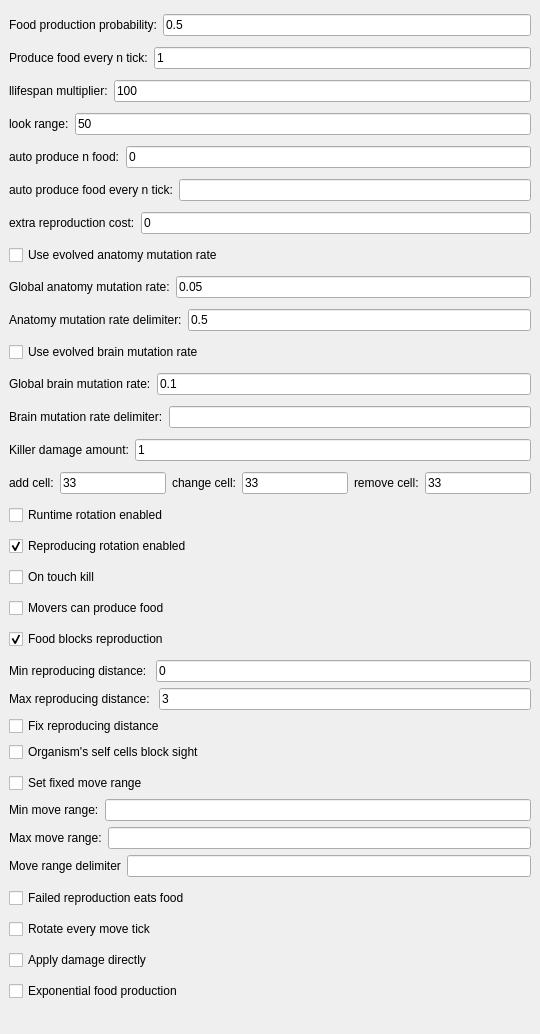
               <widget class="QWidget" name="scrollAreaWidgetContents_2">
                <property name="geometry">
                 <rect>
                  <x>0</x>
                  <y>-828</y>
                  <width>540</width>
                  <height>1034</height>
                 </rect>
                </property>
                <property name="sizePolicy">
                 <sizepolicy hsizetype="Ignored" vsizetype="Expanding">
                  <horstretch>0</horstretch>
                  <verstretch>0</verstretch>
                 </sizepolicy>
                </property>
                <layout class="QVBoxLayout" name="verticalLayout_9">
                 <property name="spacing">
                  <number>0</number>
                 </property>
                 <property name="leftMargin">
                  <number>9</number>
                 </property>
                 <property name="topMargin">
                  <number>9</number>
                 </property>
                 <property name="rightMargin">
                  <number>9</number>
                 </property>
                 <property name="bottomMargin">
                  <number>9</number>
                 </property>
                 <item>
                  <widget class="QWidget" name="widget" native="true">
                   <property name="sizePolicy">
                    <sizepolicy hsizetype="Maximum" vsizetype="Expanding">
                     <horstretch>10</horstretch>
                     <verstretch>100</verstretch>
                    </sizepolicy>
                   </property>
                   <property name="minimumSize">
                    <size>
                     <width>0</width>
                     <height>0</height>
                    </size>
                   </property>
                   <layout class="QVBoxLayout" name="verticalLayout_20" stretch="0,0,0,0,0,0,0,0,0,0,0,0,0,0,0,0,0,0,0,0,0,0,0,0,0,0">
                    <property name="spacing">
                     <number>6</number>
                    </property>
                    <property name="sizeConstraint">
                     <enum>QLayout::SetDefaultConstraint</enum>
                    </property>
                    <property name="leftMargin">
                     <number>0</number>
                    </property>
                    <property name="topMargin">
                     <number>0</number>
                    </property>
                    <property name="rightMargin">
                     <number>0</number>
                    </property>
                    <property name="bottomMargin">
                     <number>10</number>
                    </property>
                    <item>
                     <layout class="QHBoxLayout" name="horizontalLayout_8">
                      <property name="spacing">
                       <number>6</number>
                      </property>
                      <item>
                       <widget class="QLabel" name="label_4">
                        <property name="sizePolicy">
                         <sizepolicy hsizetype="Preferred" vsizetype="Minimum">
                          <horstretch>0</horstretch>
                          <verstretch>0</verstretch>
                         </sizepolicy>
                        </property>
                        <property name="minimumSize">
                         <size>
                          <width>0</width>
                          <height>0</height>
                         </size>
                        </property>
                        <property name="maximumSize">
                         <size>
                          <width>16777215</width>
                          <height>1666666</height>
                         </size>
                        </property>
                        <property name="text">
                         <string>Food production probability:</string>
                        </property>
                       </widget>
                      </item>
                      <item>
                       <widget class="QLineEdit" name="le_food_production_probability">
                        <property name="text">
                         <string>0.5</string>
                        </property>
                       </widget>
                      </item>
                     </layout>
                    </item>
                    <item>
                     <layout class="QHBoxLayout" name="horizontalLayout_24">
                      <item>
                       <widget class="QLabel" name="label_15">
                        <property name="text">
                         <string>Produce food every n tick:</string>
                        </property>
                       </widget>
                      </item>
                      <item>
                       <widget class="QLineEdit" name="le_produce_food_every_n_tick">
                        <property name="text">
                         <string>1</string>
                        </property>
                       </widget>
                      </item>
                     </layout>
                    </item>
                    <item>
                     <layout class="QHBoxLayout" name="horizontalLayout_9">
                      <item>
                       <widget class="QLabel" name="label_5">
                        <property name="text">
                         <string>llifespan multiplier:</string>
                        </property>
                       </widget>
                      </item>
                      <item>
                       <widget class="QLineEdit" name="le_lifespan_multiplier">
                        <property name="text">
                         <string>100</string>
                        </property>
                       </widget>
                      </item>
                     </layout>
                    </item>
                    <item>
                     <layout class="QVBoxLayout" name="verticalLayout_18">
                      <item>
                       <layout class="QHBoxLayout" name="horizontalLayout_13">
                        <item>
                         <widget class="QLabel" name="label_7">
                          <property name="text">
                           <string>look range:</string>
                          </property>
                         </widget>
                        </item>
                        <item>
                         <widget class="QLineEdit" name="le_look_range">
                          <property name="text">
                           <string>50</string>
                          </property>
                         </widget>
                        </item>
                       </layout>
                      </item>
                     </layout>
                    </item>
                    <item>
                     <layout class="QVBoxLayout" name="verticalLayout_14">
                      <item>
                       <layout class="QHBoxLayout" name="horizontalLayout_15">
                        <item>
                         <widget class="QLabel" name="label_9">
                          <property name="text">
                           <string>auto produce n food:</string>
                          </property>
                         </widget>
                        </item>
                        <item>
                         <widget class="QLineEdit" name="le_auto_produce_n_food">
                          <property name="text">
                           <string>0</string>
                          </property>
                         </widget>
                        </item>
                       </layout>
                      </item>
                     </layout>
                    </item>
                    <item>
                     <layout class="QHBoxLayout" name="horizontalLayout_42">
                      <item>
                       <widget class="QLabel" name="label_44">
                        <property name="text">
                         <string>auto produce food every n tick:</string>
                        </property>
                       </widget>
                      </item>
                      <item>
                       <widget class="QLineEdit" name="le_auto_produce_food_every_n_tick"/>
                      </item>
                     </layout>
                    </item>
                    <item>
                     <layout class="QHBoxLayout" name="horizontalLayout_18">
                      <item>
                       <widget class="QLabel" name="label_6">
                        <property name="text">
                         <string>extra reproduction cost:</string>
                        </property>
                       </widget>
                      </item>
                      <item>
                       <widget class="QLineEdit" name="le_extra_reproduction_cost">
                        <property name="text">
                         <string>0</string>
                        </property>
                       </widget>
                      </item>
                     </layout>
                    </item>
                    <item>
                     <widget class="QCheckBox" name="cb_use_evolved_anatomy_mutation_rate">
                      <property name="text">
                       <string>Use evolved anatomy mutation rate</string>
                      </property>
                      <property name="checked">
                       <bool>false</bool>
                      </property>
                     </widget>
                    </item>
                    <item>
                     <layout class="QVBoxLayout" name="mutation_rate_layout">
                      <item>
                       <layout class="QHBoxLayout" name="horizontalLayout_12">
                        <item>
                         <widget class="QLabel" name="lb_mutation_rate">
                          <property name="enabled">
                           <bool>true</bool>
                          </property>
                          <property name="text">
                           <string>Global anatomy mutation rate:</string>
                          </property>
                         </widget>
                        </item>
                        <item>
                         <widget class="QLineEdit" name="le_global_anatomy_mutation_rate">
                          <property name="enabled">
                           <bool>true</bool>
                          </property>
                          <property name="text">
                           <string>0.05</string>
                          </property>
                         </widget>
                        </item>
                       </layout>
                      </item>
                     </layout>
                    </item>
                    <item>
                     <layout class="QHBoxLayout" name="horizontalLayout_28">
                      <item>
                       <widget class="QLabel" name="label_23">
                        <property name="text">
                         <string>Anatomy mutation rate delimiter:</string>
                        </property>
                       </widget>
                      </item>
                      <item>
                       <widget class="QLineEdit" name="le_anatomy_mutation_rate_delimiter">
                        <property name="text">
                         <string>0.5</string>
                        </property>
                       </widget>
                      </item>
                     </layout>
                    </item>
                    <item>
                     <widget class="QCheckBox" name="cb_use_evolved_brain_mutation_rate">
                      <property name="text">
                       <string>Use evolved brain mutation rate</string>
                      </property>
                     </widget>
                    </item>
                    <item>
                     <layout class="QHBoxLayout" name="horizontalLayout_27">
                      <item>
                       <widget class="QLabel" name="label_20">
                        <property name="text">
                         <string>Global brain mutation rate:</string>
                        </property>
                       </widget>
                      </item>
                      <item>
                       <widget class="QLineEdit" name="le_global_brain_mutation_rate">
                        <property name="text">
                         <string>0.1</string>
                        </property>
                       </widget>
                      </item>
                     </layout>
                    </item>
                    <item>
                     <layout class="QHBoxLayout" name="horizontalLayout_29">
                      <item>
                       <widget class="QLabel" name="label_24">
                        <property name="text">
                         <string>Brain mutation rate delimiter:</string>
                        </property>
                       </widget>
                      </item>
                      <item>
                       <widget class="QLineEdit" name="le_brain_mutation_rate_delimiter"/>
                      </item>
                     </layout>
                    </item>
                    <item>
                     <layout class="QHBoxLayout" name="horizontalLayout_19">
                      <item>
                       <widget class="QLabel" name="label_21">
                        <property name="text">
                         <string>Killer damage amount:</string>
                        </property>
                       </widget>
                      </item>
                      <item>
                       <widget class="QLineEdit" name="le_killer_damage_amount">
                        <property name="text">
                         <string>1</string>
                        </property>
                       </widget>
                      </item>
                     </layout>
                    </item>
                    <item>
                     <layout class="QVBoxLayout" name="verticalLayout_17">
                      <item>
                       <layout class="QHBoxLayout" name="horizontalLayout_16">
                        <item>
                         <widget class="QLabel" name="label_10">
                          <property name="text">
                           <string>add cell:</string>
                          </property>
                         </widget>
                        </item>
                        <item>
                         <widget class="QLineEdit" name="le_add">
                          <property name="text">
                           <string>33</string>
                          </property>
                         </widget>
                        </item>
                        <item>
                         <widget class="QLabel" name="label_11">
                          <property name="text">
                           <string>change cell:</string>
                          </property>
                         </widget>
                        </item>
                        <item>
                         <widget class="QLineEdit" name="le_change">
                          <property name="text">
                           <string>33</string>
                          </property>
                         </widget>
                        </item>
                        <item>
                         <widget class="QLabel" name="label_12">
                          <property name="text">
                           <string>remove cell:</string>
                          </property>
                         </widget>
                        </item>
                        <item>
                         <widget class="QLineEdit" name="le_remove">
                          <property name="text">
                           <string>33</string>
                          </property>
                         </widget>
                        </item>
                       </layout>
                      </item>
                     </layout>
                    </item>
                    <item>
                     <widget class="QCheckBox" name="cb_runtime_rotation_enabled">
                      <property name="text">
                       <string>Runtime rotation enabled</string>
                      </property>
                     </widget>
                    </item>
                    <item>
                     <widget class="QCheckBox" name="cb_reproducing_rotation_enabled">
                      <property name="text">
                       <string>Reproducing rotation enabled</string>
                      </property>
                      <property name="checked">
                       <bool>true</bool>
                      </property>
                     </widget>
                    </item>
                    <item>
                     <widget class="QCheckBox" name="cb_on_touch_kill">
                      <property name="text">
                       <string>On touch kill</string>
                      </property>
                      <property name="checked">
                       <bool>false</bool>
                      </property>
                     </widget>
                    </item>
                    <item>
                     <widget class="QCheckBox" name="cb_movers_can_produce_food">
                      <property name="text">
                       <string>Movers can produce food</string>
                      </property>
                     </widget>
                    </item>
                    <item>
                     <widget class="QCheckBox" name="cb_food_blocks_reproduction">
                      <property name="enabled">
                       <bool>true</bool>
                      </property>
                      <property name="text">
                       <string>Food blocks reproduction</string>
                      </property>
                      <property name="checked">
                       <bool>true</bool>
                      </property>
                     </widget>
                    </item>
                    <item>
                     <layout class="QVBoxLayout" name="verticalLayout_26">
                      <item>
                       <layout class="QHBoxLayout" name="horizontalLayout_25">
                        <item>
                         <widget class="QLabel" name="label_17">
                          <property name="text">
                           <string>Min reproducing distance: </string>
                          </property>
                         </widget>
                        </item>
                        <item>
                         <widget class="QLineEdit" name="le_min_reproduction_distance">
                          <property name="text">
                           <string>0</string>
                          </property>
                         </widget>
                        </item>
                       </layout>
                      </item>
                      <item>
                       <layout class="QHBoxLayout" name="horizontalLayout_26">
                        <item>
                         <widget class="QLabel" name="label_16">
                          <property name="text">
                           <string>Max reproducing distance: </string>
                          </property>
                         </widget>
                        </item>
                        <item>
                         <widget class="QLineEdit" name="le_max_reproduction_distance">
                          <property name="text">
                           <string>3</string>
                          </property>
                         </widget>
                        </item>
                       </layout>
                      </item>
                      <item>
                       <widget class="QCheckBox" name="cb_fix_reproduction_distance">
                        <property name="text">
                         <string>Fix reproducing distance</string>
                        </property>
                       </widget>
                      </item>
                      <item>
                       <widget class="QCheckBox" name="cb_self_organism_blocks_block_sight">
                        <property name="text">
                         <string>Organism's self cells block sight</string>
                        </property>
                       </widget>
                      </item>
                     </layout>
                    </item>
                    <item>
                     <layout class="QVBoxLayout" name="verticalLayout_34">
                      <item>
                       <widget class="QCheckBox" name="cb_set_fixed_move_range">
                        <property name="text">
                         <string>Set fixed move range</string>
                        </property>
                       </widget>
                      </item>
                      <item>
                       <layout class="QHBoxLayout" name="horizontalLayout_39">
                        <item>
                         <widget class="QLabel" name="label_41">
                          <property name="text">
                           <string>Min move range:</string>
                          </property>
                         </widget>
                        </item>
                        <item>
                         <widget class="QLineEdit" name="le_min_move_range"/>
                        </item>
                       </layout>
                      </item>
                      <item>
                       <layout class="QHBoxLayout" name="horizontalLayout_40">
                        <item>
                         <widget class="QLabel" name="label_40">
                          <property name="text">
                           <string>Max move range:</string>
                          </property>
                         </widget>
                        </item>
                        <item>
                         <widget class="QLineEdit" name="le_max_move_range"/>
                        </item>
                       </layout>
                      </item>
                      <item>
                       <layout class="QHBoxLayout" name="horizontalLayout_38">
                        <item>
                         <widget class="QLabel" name="label_42">
                          <property name="text">
                           <string>Move range delimiter</string>
                          </property>
                         </widget>
                        </item>
                        <item>
                         <widget class="QLineEdit" name="le_move_range_delimiter"/>
                        </item>
                       </layout>
                      </item>
                     </layout>
                    </item>
                    <item>
                     <widget class="QCheckBox" name="cb_failed_reproduction_eats_food">
                      <property name="text">
                       <string>Failed reproduction eats food</string>
                      </property>
                     </widget>
                    </item>
                    <item>
                     <widget class="QCheckBox" name="cb_rotate_every_move_tick">
                      <property name="text">
                       <string>Rotate every move tick</string>
                      </property>
                     </widget>
                    </item>
                    <item>
                     <widget class="QCheckBox" name="cb_apply_damage_directly">
                      <property name="text">
                       <string>Apply damage directly</string>
                      </property>
                     </widget>
                    </item>
                    <item>
                     <widget class="QCheckBox" name="cb_exponential_food_production">
                      <property name="text">
                       <string>Exponential food production</string>
                      </property>
                     </widget>
                    </item>
                   </layout>
                  </widget>
                 </item>
                </layout>
               </widget>
